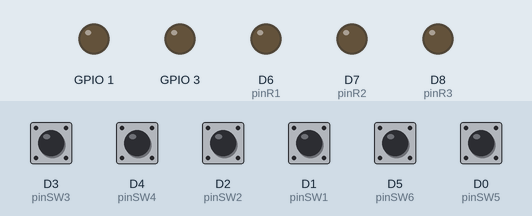
Simulated run of this sketch. Board: ESP8266 (NodeMCU). Shown: output pins drawn as LEDs (lit = HIGH). The test bench sets the inputs (shaded band); at power-on: D0 (pinSW5), D1 (pinSW1), D2 (pinSW2), D3 (pinSW3), D4 (pinSW4), D5 (pinSW6) LOW. WiFi joins after 1.5 s; servers stay silent unless stated; the Firebase database answers and starts empty.

Above: at 3.3 s.
3.4 s: D3 (pinSW3) pulled HIGH for 0.15 s
At 4.0 s:
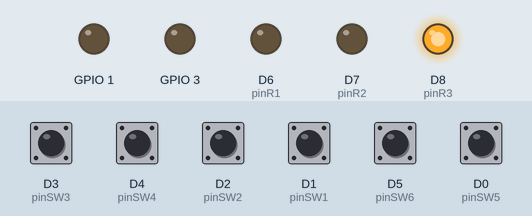
5.1 s: D4 (pinSW4) pulled HIGH for 0.15 s
At 6.0 s:
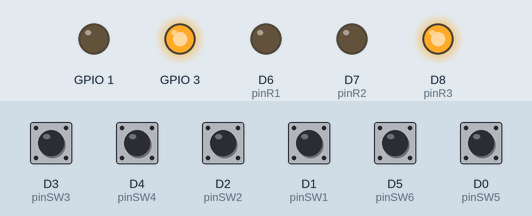
6.8 s: D2 (pinSW2) pulled HIGH for 0.15 s
At 7.8 s:
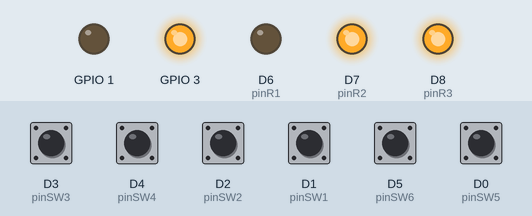
8.5 s: D1 (pinSW1) pulled HIGH for 0.15 s
At 9.1 s:
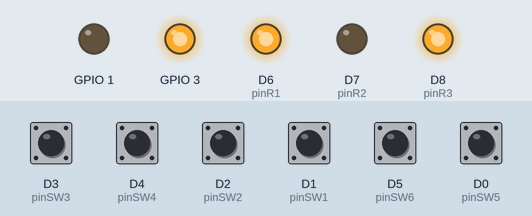
10.2 s: D3 (pinSW3) pulled HIGH for 1 s
At 11.6 s:
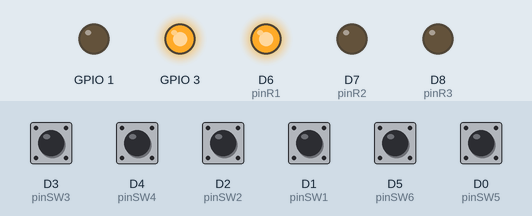
12.7 s: D5 (pinSW6) pulled HIGH for 0.15 s
At 13.3 s:
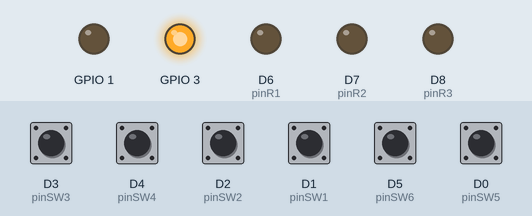
Timing chart, 0 to 15.3 s (numbered marks = the images above; inputs shaded):
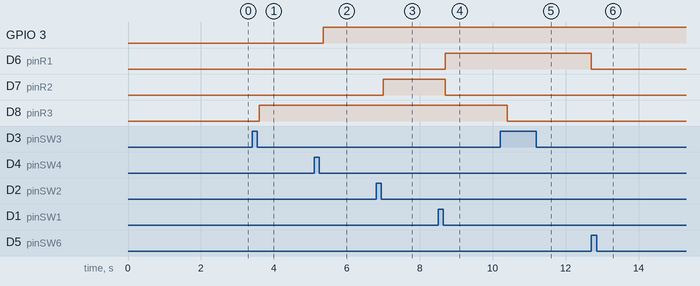

The sketch:

esp12e.ino
```cpp
#include <ESP8266WiFi.h>
#include <FirebaseESP8266.h>

// Konfigurasi Wi-Fi & Firebase
#define WIFI_SSID "NAMA_WIFI_ANDA"
#define WIFI_PASSWORD "PASSWORD_WIFI_ANDA"
#define FIREBASE_HOST "PROJECT_://firebaseio.com"
#define FIREBASE_AUTH "DATABASE_SECRET_ANDA"

// Definisi Pin Input (Switch)
const int pinSW1 = D1;
 const int pinSW2 = D2;
 const int pinSW3 = D3;
 const int pinSW4 = D4;
 const int pinSW5 = D0;
 const int pinSW6 = D5;

// Definisi Pin Output (Relay)
const int pinR1 = D6;
const int pinR2 = D7;
const int pinR3 = D8;
const int pinR4 = RX;
 const int pinOutCadangan = TX;

// Variabel Status Relay
bool statusR1 = false;
bool statusR2 = false;
bool statusR3 = false;
bool statusR4 = false;

// Variabel Debounce Switch
bool lastStateSW1 = LOW;
bool lastStateSW2 = LOW;
bool lastStateSW3 = LOW;
bool lastStateSW4 = LOW;

unsigned long lastHeartbeat = 0;

FirebaseData firebaseData;
FirebaseAuth auth;
FirebaseConfig config;

void applyRelays() {
  digitalWrite(pinR1, statusR1 ? HIGH : LOW);
  digitalWrite(pinR2, statusR2 ? HIGH : LOW);
  digitalWrite(pinR3, statusR3 ? HIGH : LOW);
  digitalWrite(pinR4, statusR4 ? HIGH : LOW);
}

void updateFirebase() {
  Firebase.setInt(firebaseData, "/R1", statusR1 ? 1 : 0);
  Firebase.setInt(firebaseData, "/R2", statusR2 ? 1 : 0);
  Firebase.setInt(firebaseData, "/R3", statusR3 ? 1 : 0);
  Firebase.setInt(firebaseData, "/R4", statusR4 ? 1 : 0);
}

// FUNGSI BARU: Sinkronisasi data saat pertama kali alat menyala dari mati lampu
void syncFromFirebaseOnBoot() {
  if (Firebase.ready()) {
    if (Firebase.getInt(firebaseData, "/R1")) statusR1 = (firebaseData.intData() == 1);
    if (Firebase.getInt(firebaseData, "/R2")) statusR2 = (firebaseData.intData() == 1);
    if (Firebase.getInt(firebaseData, "/R3")) statusR3 = (firebaseData.intData() == 1);
    if (Firebase.getInt(firebaseData, "/R4")) statusR4 = (firebaseData.intData() == 1);
    applyRelays();
  }
}

void setup() {
  // Setup Pin Mode
  pinMode(pinSW1, INPUT_PULLDOWN);
  pinMode(pinSW2, INPUT_PULLDOWN);
  pinMode(pinSW3, INPUT_PULLDOWN);
  pinMode(pinSW4, INPUT_PULLDOWN);
  pinMode(pinSW5, INPUT_PULLDOWN);
  pinMode(pinSW6, INPUT_PULLDOWN);

  pinMode(pinR1, OUTPUT);
  pinMode(pinR2, OUTPUT);
  pinMode(pinR3, OUTPUT);
  pinMode(pinR4, OUTPUT);
  pinMode(pinOutCadangan, OUTPUT);

  // Jalankan kondisi mati default awal sebelum terhubung internet
  applyRelays();

  // Koneksi Wi-Fi
  WiFi.begin(WIFI_SSID, WIFI_PASSWORD);
  while (WiFi.status() != WL_CONNECTED) { delay(500); }

  // Koneksi Firebase
  config.host = FIREBASE_HOST;
  config.signer.tokens.legacy_token = FIREBASE_AUTH;
  Firebase.begin(&config, &auth);
  Firebase.reconnectWiFi(true);

  // Ambil data terakhir dari cloud agar relay kembali ke posisi sebelum mati lampu
  syncFromFirebaseOnBoot();
}

void loop() {
  // Membaca State Switch Saat Ini
  bool currentStateSW1 = digitalRead(pinSW1);
  bool currentStateSW2 = digitalRead(pinSW2);
  bool currentStateSW3 = digitalRead(pinSW3);
  bool currentStateSW4 = digitalRead(pinSW4);
  bool currentStateSW5 = digitalRead(pinSW5);
  bool currentStateSW6 = digitalRead(pinSW6);

  bool needUpdate = false;

  // Logika Switch 5 & 6 (Limit Reed Switch - Proteksi Utama)
  if (currentStateSW5 == HIGH || currentStateSW6 == HIGH) {
    if (statusR1 || statusR2) {
      statusR1 = false;
      statusR2 = false;
      needUpdate = true;
    }
  } else {
    // Logika Switch 1 (Toggle & Interlock dengan R2)
    if (currentStateSW1 == HIGH && lastStateSW1 == LOW) {
      if (!statusR1) {
        statusR1 = true;
        statusR2 = false;
      } else {
        statusR1 = false;
      }
      needUpdate = true;
      delay(200);
    }

    // Logika Switch 2 (Toggle & Interlock dengan R1)
    if (currentStateSW2 == HIGH && lastStateSW2 == LOW) {
      if (!statusR2) {
        statusR2 = true;
        statusR1 = false;
      } else {
        statusR2 = false;
      }
      needUpdate = true;
      delay(200);
    }
  }

  // Logika Switch 3 (Toggle Standalone)
  if (currentStateSW3 == HIGH && lastStateSW3 == LOW) {
    statusR3 = !statusR3;
    needUpdate = true;
    delay(200);
  }

  // Logika Switch 4 (Toggle Standalone)
  if (currentStateSW4 == HIGH && lastStateSW4 == LOW) {
    statusR4 = !statusR4;
    needUpdate = true;
    delay(200);
  }

  // Menyimpan state terakhir
  lastStateSW1 = currentStateSW1;
  lastStateSW2 = currentStateSW2;
  lastStateSW3 = currentStateSW3;
  lastStateSW4 = currentStateSW4;

  if (needUpdate) {
    applyRelays();
    updateFirebase();
  }

  // FITUR BARU: Mengirim sinyal detak jantung (Heartbeat) setiap 5 detik ke Firebase
  if (millis() - lastHeartbeat > 5000) {
    lastHeartbeat = millis();
    if (Firebase.ready()) {
      // Mengirim data timestamp berupa waktu milidetik perangkat berjalan
      Firebase.setInt(firebaseData, "/status/last_seen", millis());
    }
  }
}
```

Measured:
- after the input at 3.4 s, D8 (pinR3): LOW → HIGH after 0.20 s
- after the input at 5.1 s, GPIO 3: LOW → HIGH after 0.25 s
- after the input at 6.8 s, D7 (pinR2): LOW → HIGH after 0.20 s
- after the input at 8.5 s, D6 (pinR1): LOW → HIGH after 0.20 s; D7 (pinR2): HIGH → LOW after 0.20 s
- after the input at 10.2 s, D8 (pinR3): HIGH → LOW after 0.20 s
- after the input at 12.7 s, D6 (pinR1): HIGH → LOW at once
